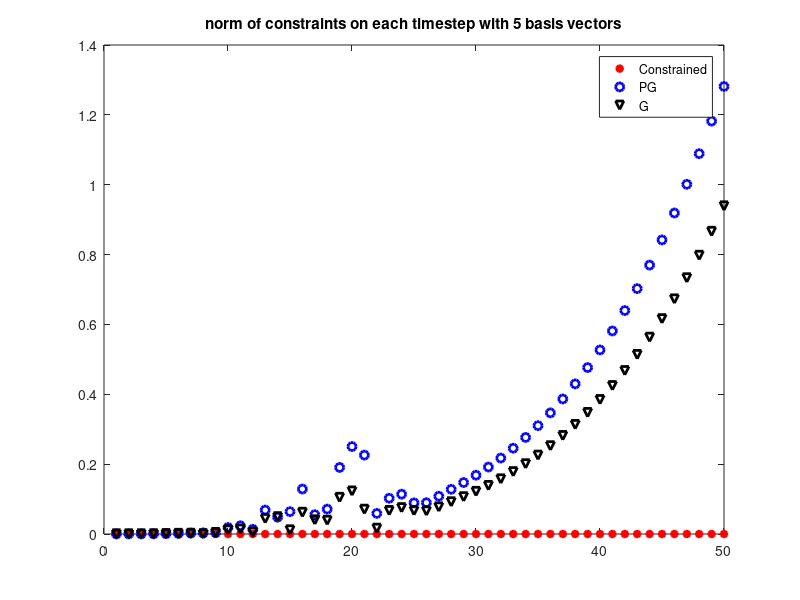
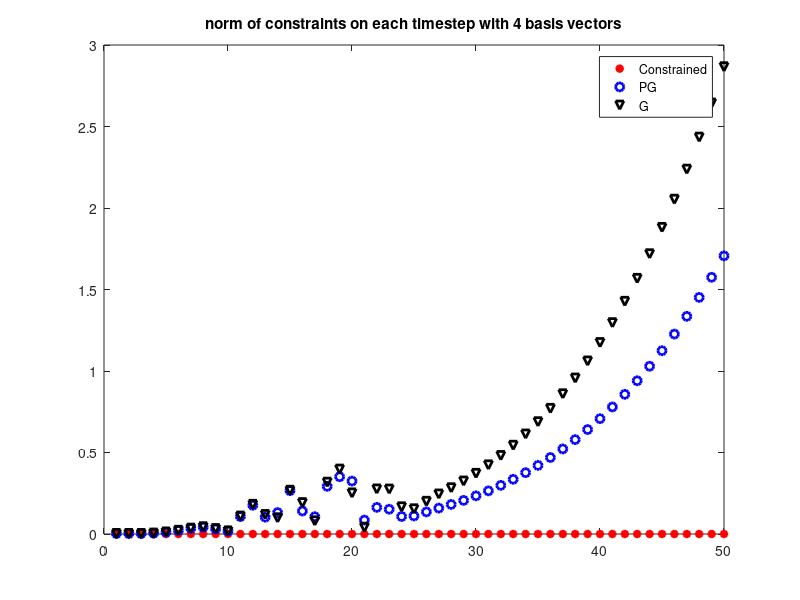
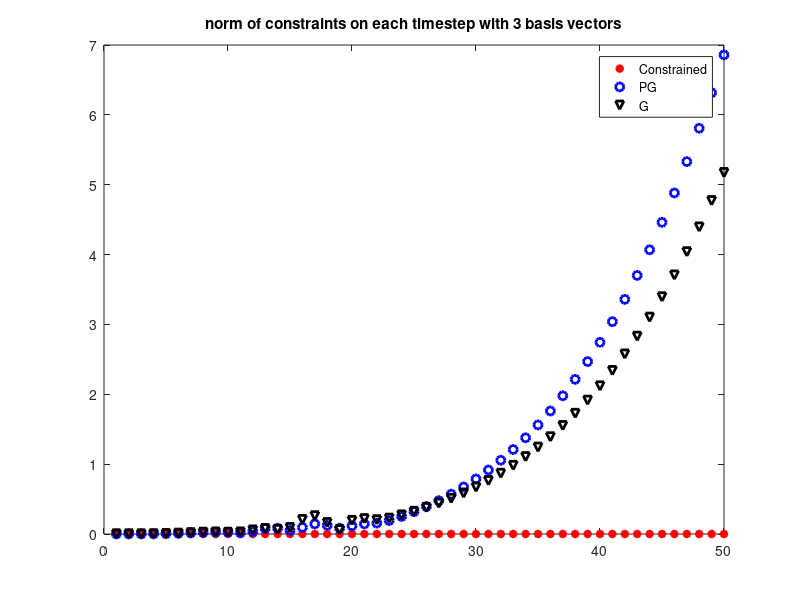

The MATLAB script that drew these images, in order:
clear all; close all; clc;

G1=load('GconstrOrig');
G2=load('GconstrOrigTrunc4');
G3=load('GconstrOrigTrunc3');

PG1=load('PGconstrOrig');
PG2=load('PGconstrOrigTrunc4');
PG3=load('PGconstrOrigTrunc3');

Z1=load('constrZim');
Z2=load('constrZim_trunc4');
Z3=load('constrZim_trunc3');

%%
normZ_C=norm(Z1.Czim,'fro')
normZ4=norm(Z2.Czim,'fro')
normZ3=norm(Z3.Czim,'fro')

normPG=norm(PG1.Corig,'fro')
normPG4=norm(PG2.Corig_trunc4,'fro')
normPG3=norm(PG3.Corig_trunc3,'fro')

normG=norm(G1.Corig,'fro')
normG4=norm(G2.Corig_trunc4,'fro')
normG3=norm(G3.Corig_trunc3,'fro')

%%

for i=1:size(Z1.Czim,2)
    z(i)=norm(Z1.Czim(:,i),2);    
    pg(i)=norm(PG1.Corig(:,i),2);    
    g(i)=norm(G1.Corig(:,i),2);

    z3(i)=norm(Z3.Czim(:,i),2);    
    pg3(i)=norm(PG3.Corig_trunc3(:,i),2);    
    g3(i)=norm(G3.Corig_trunc3(:,i),2);

    z4(i)=norm(Z2.Czim(:,i),2);    
    pg4(i)=norm(PG2.Corig_trunc4(:,i),2);    
    g4(i)=norm(G2.Corig_trunc4(:,i),2);

end

figure(1)
plot(z,'r*', 'linewidth',2); hold on
plot(pg,'bo', 'linewidth',2)
plot(g,'kv', 'linewidth',2)
legend('Constrained', 'PG', 'G')
title('norm of constraints on each timestep with 5 basis vectors')

figure(2)
plot(z4,'r*', 'linewidth',2); hold on
plot(pg4,'bo', 'linewidth',2)
plot(g4,'kv', 'linewidth',2)
legend('Constrained', 'PG', 'G')
title('norm of constraints on each timestep with 4 basis vectors')

figure(3)
plot(z3,'r*', 'linewidth',2); hold on
plot(pg3,'bo', 'linewidth',2)
plot(g3,'kv', 'linewidth',2)
legend('Constrained', 'PG', 'G')
title('norm of constraints on each timestep with 3 basis vectors')


